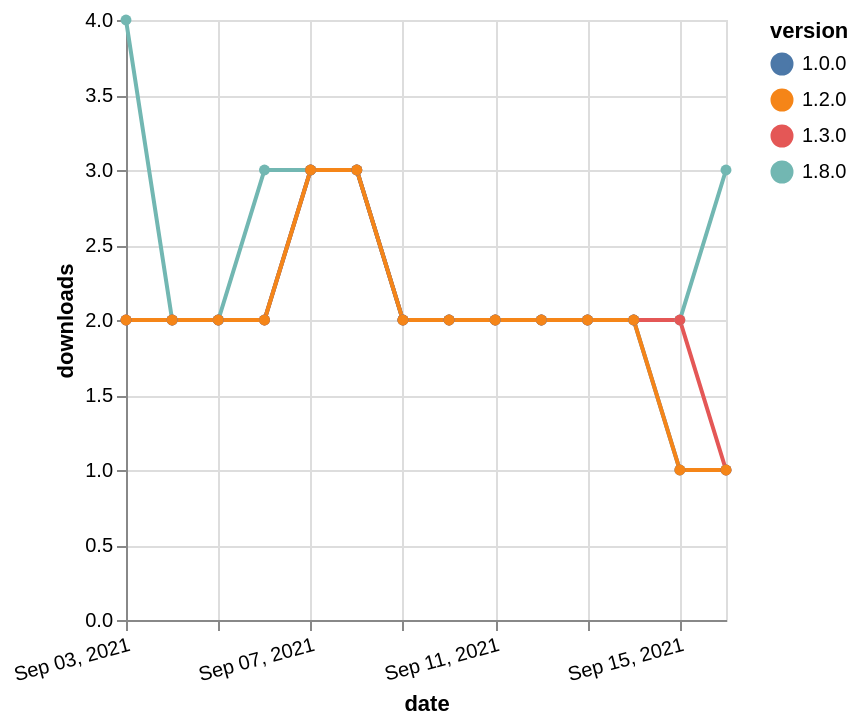

Source (Vega-Lite JSON):
### Vega-Lite specification from a JSON file in a GitHub repository (floating-point values rounded to 4 significant figures)
{"$schema": "https://vega.github.io/schema/vega-lite/v5.json", "description": "A simple bar chart with embedded data.", "data": {"values": [{"date": "2021-09-03", "total": 235, "delta": 4, "version": "1.8.0"}, {"date": "2021-09-04", "total": 237, "delta": 2, "version": "1.8.0"}, {"date": "2021-09-05", "total": 239, "delta": 2, "version": "1.8.0"}, {"date": "2021-09-06", "total": 242, "delta": 3, "version": "1.8.0"}, {"date": "2021-09-07", "total": 245, "delta": 3, "version": "1.8.0"}, {"date": "2021-09-08", "total": 248, "delta": 3, "version": "1.8.0"}, {"date": "2021-09-09", "total": 250, "delta": 2, "version": "1.8.0"}, {"date": "2021-09-10", "total": 252, "delta": 2, "version": "1.8.0"}, {"date": "2021-09-11", "total": 254, "delta": 2, "version": "1.8.0"}, {"date": "2021-09-12", "total": 256, "delta": 2, "version": "1.8.0"}, {"date": "2021-09-13", "total": 258, "delta": 2, "version": "1.8.0"}, {"date": "2021-09-14", "total": 260, "delta": 2, "version": "1.8.0"}, {"date": "2021-09-15", "total": 262, "delta": 2, "version": "1.8.0"}, {"date": "2021-09-16", "total": 265, "delta": 3, "version": "1.8.0"}, {"date": "2021-09-03", "total": 1013, "delta": 2, "version": "1.3.0"}, {"date": "2021-09-04", "total": 1015, "delta": 2, "version": "1.3.0"}, {"date": "2021-09-05", "total": 1017, "delta": 2, "version": "1.3.0"}, {"date": "2021-09-06", "total": 1019, "delta": 2, "version": "1.3.0"}, {"date": "2021-09-07", "total": 1022, "delta": 3, "version": "1.3.0"}, {"date": "2021-09-08", "total": 1025, "delta": 3, "version": "1.3.0"}, {"date": "2021-09-09", "total": 1027, "delta": 2, "version": "1.3.0"}, {"date": "2021-09-10", "total": 1029, "delta": 2, "version": "1.3.0"}, {"date": "2021-09-11", "total": 1031, "delta": 2, "version": "1.3.0"}, {"date": "2021-09-12", "total": 1033, "delta": 2, "version": "1.3.0"}, {"date": "2021-09-13", "total": 1035, "delta": 2, "version": "1.3.0"}, {"date": "2021-09-14", "total": 1037, "delta": 2, "version": "1.3.0"}, {"date": "2021-09-15", "total": 1039, "delta": 2, "version": "1.3.0"}, {"date": "2021-09-16", "total": 1040, "delta": 1, "version": "1.3.0"}, {"date": "2021-09-03", "total": 1594, "delta": 2, "version": "1.0.0"}, {"date": "2021-09-04", "total": 1596, "delta": 2, "version": "1.0.0"}, {"date": "2021-09-05", "total": 1598, "delta": 2, "version": "1.0.0"}, {"date": "2021-09-06", "total": 1600, "delta": 2, "version": "1.0.0"}, {"date": "2021-09-07", "total": 1603, "delta": 3, "version": "1.0.0"}, {"date": "2021-09-08", "total": 1606, "delta": 3, "version": "1.0.0"}, {"date": "2021-09-09", "total": 1608, "delta": 2, "version": "1.0.0"}, {"date": "2021-09-10", "total": 1610, "delta": 2, "version": "1.0.0"}, {"date": "2021-09-11", "total": 1612, "delta": 2, "version": "1.0.0"}, {"date": "2021-09-12", "total": 1614, "delta": 2, "version": "1.0.0"}, {"date": "2021-09-13", "total": 1616, "delta": 2, "version": "1.0.0"}, {"date": "2021-09-14", "total": 1618, "delta": 2, "version": "1.0.0"}, {"date": "2021-09-15", "total": 1619, "delta": 1, "version": "1.0.0"}, {"date": "2021-09-16", "total": 1620, "delta": 1, "version": "1.0.0"}, {"date": "2021-09-03", "total": 1456, "delta": 2, "version": "1.2.0"}, {"date": "2021-09-04", "total": 1458, "delta": 2, "version": "1.2.0"}, {"date": "2021-09-05", "total": 1460, "delta": 2, "version": "1.2.0"}, {"date": "2021-09-06", "total": 1462, "delta": 2, "version": "1.2.0"}, {"date": "2021-09-07", "total": 1465, "delta": 3, "version": "1.2.0"}, {"date": "2021-09-08", "total": 1468, "delta": 3, "version": "1.2.0"}, {"date": "2021-09-09", "total": 1470, "delta": 2, "version": "1.2.0"}, {"date": "2021-09-10", "total": 1472, "delta": 2, "version": "1.2.0"}, {"date": "2021-09-11", "total": 1474, "delta": 2, "version": "1.2.0"}, {"date": "2021-09-12", "total": 1476, "delta": 2, "version": "1.2.0"}, {"date": "2021-09-13", "total": 1478, "delta": 2, "version": "1.2.0"}, {"date": "2021-09-14", "total": 1480, "delta": 2, "version": "1.2.0"}, {"date": "2021-09-15", "total": 1481, "delta": 1, "version": "1.2.0"}, {"date": "2021-09-16", "total": 1482, "delta": 1, "version": "1.2.0"}]}, "width": "container", "mark": {"type": "line", "point": {"filled": true}}, "encoding": {"x": {"field": "date", "type": "temporal", "timeUnit": "yearmonthdate", "title": "date", "axis": {"labelAngle": -15}}, "y": {"field": "delta", "type": "quantitative", "title": "downloads"}, "color": {"field": "version", "type": "nominal"}, "tooltip": {"field": "delta"}}}
